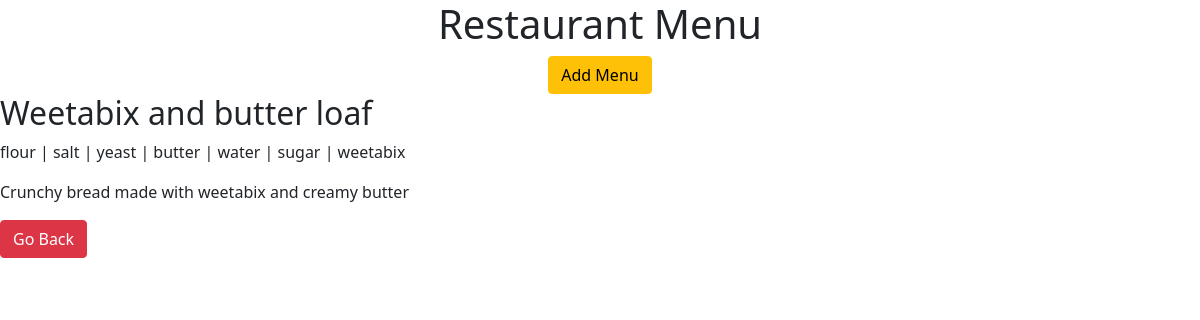
The page /menu/6/ on the database its author committed.
### menuapp/models.py (models this page shows, shortened)
class Menu(models.Model):
    name = models.CharField(max_length=200)
    price = models.PositiveIntegerField()
    main_ingredient = models.CharField(max_length=300)
    description = models.CharField(max_length=300)
    created_date = models.DateTimeField(default=timezone.now)

### menuapp/views.py (the view)
# urls.py: path('<int:pk>/', views.menu_detail, name='menu_detail'),
def menu_detail(request, pk):
    menu = get_object_or_404(Menu, pk = pk)
    return render(request, 'menu_detail.html', {'menu': menu})

### menuapp/templates/menu_detail.html
{% extends 'web_base.html' %}
{% block content %}
<div>
    <h2>
        {{ menu.name }}
    </h2>
    <p>{{menu.main_ingredient}}</p>
    <p>{{ menu.description|linebreaksbr }}</p>
    <a href="{% url 'menu_list' %}" class="btn btn-danger">Go Back</a>
</div>
{% endblock %}

### rows shown on the page
Menu: name "Weetabix and butter loaf", main_ingredient "flour | salt | yeast | butter | water | sugar | weetabix", description "Crunchy bread made with weetabix and creamy butter"
